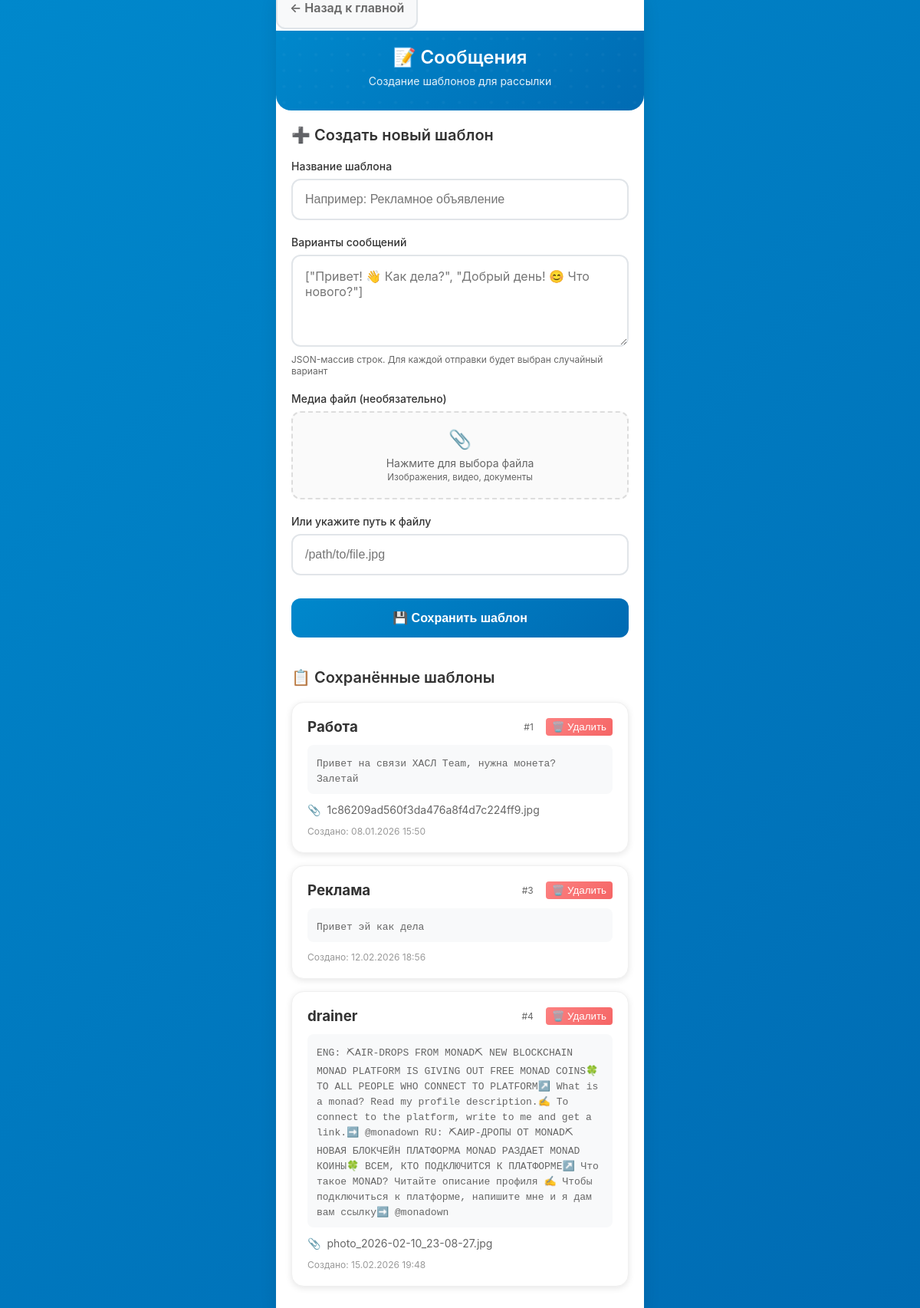
/messages (signed in), run on an earlier commit of the app's database.
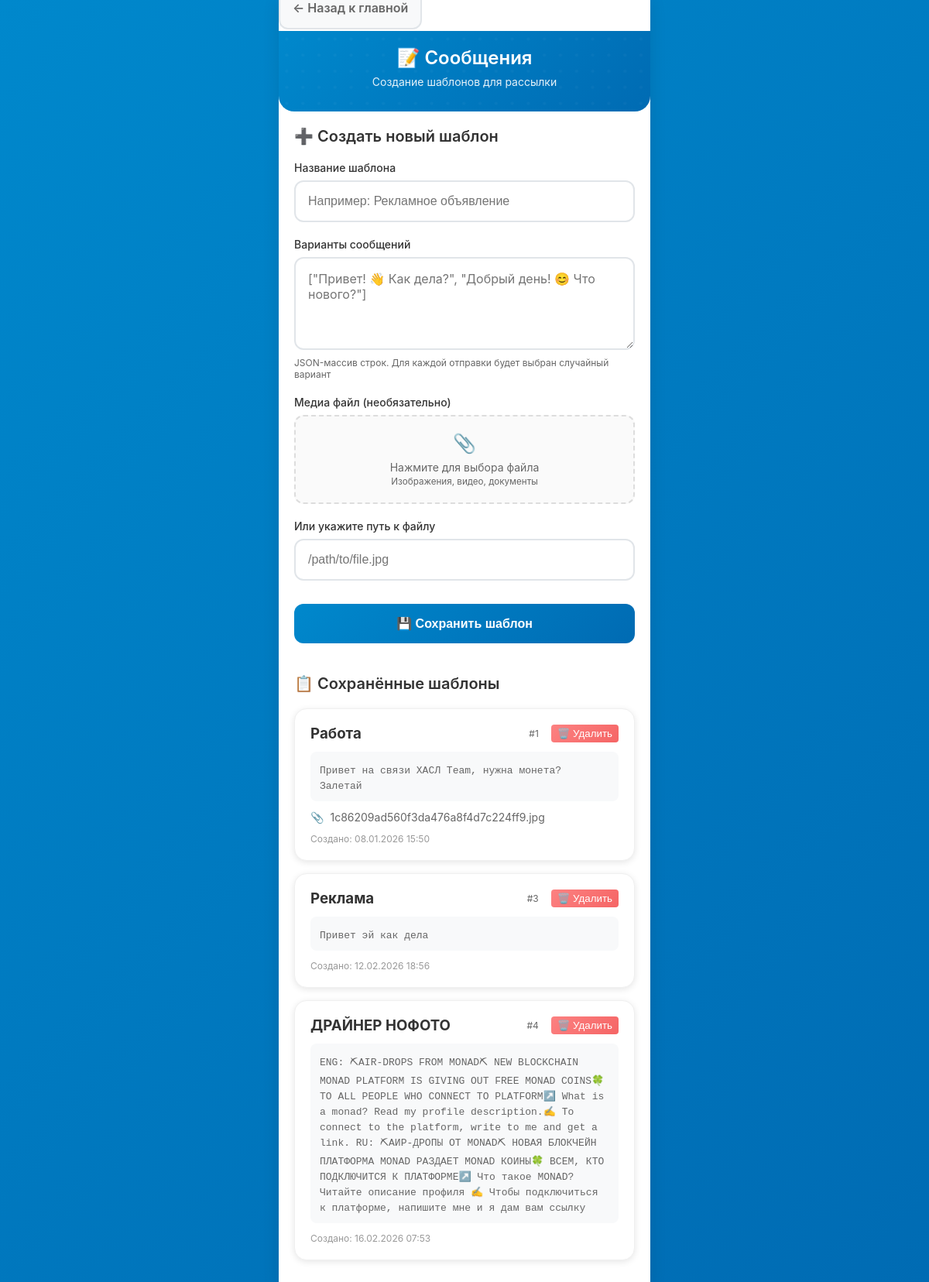
And on a later commit of the database.
### app/db.py (models this page shows)
class MessageTemplate(SQLModel, table=True):
    id: Optional[int] = Field(default=None, primary_key=True)
    title: str
    variants_json: str                   # JSON-массив с вариантами сообщений
    media_path: Optional[str] = None     # путь к файлу (если есть медиа)
    created_at: datetime = Field(default_factory=datetime.utcnow)
    jobs: List["Job"] = Relationship(back_populates="template")

### app/routers.py (the view)
@router.get("/messages", response_class=HTMLResponse)
def list_messages(request: Request, session: Session = Depends(get_session), auth: bool = Depends(check_auth)):
    messages = session.exec(select(MessageTemplate)).all()
    return templates.TemplateResponse("messages.html", {"request": request, "messages": messages})

### app/templates/messages.html (shortened to what this page needs)
{% extends "base.html" %}
{% block content %}
<div style="margin-bottom: 20px;">
    <a href="/" class="btn btn-secondary" style="margin-right: 10px; text-decoration: none;">
        ← Назад к главной
    </a>
</div>
<div class="header">
    <h1>📝 Сообщения</h1>
    <p class="subtitle">Создание шаблонов для рассылки</p>
</div>
<div class="content">
    <div class="page-title">➕ Создать новый шаблон</div>
    <form method="post" action="/messages/add" enctype="multipart/form-data">
        <div class="form-group">
            <label class="form-label">Название шаблона</label>
            <input type="text" name="title" class="form-input" placeholder="Например: Рекламное объявление" required>
        </div>
        <div class="form-group">
            <label class="form-label">Варианты сообщений</label>
            <textarea name="variants_json" class="form-textarea" placeholder='["Привет! 👋 Как дела?", "Добрый день! 😊 Что нового?"]' required></textarea>
            <div style="color: #666; font-size: 12px; margin-top: 5px;">
                JSON-массив строк. Для каждой отправки будет выбран случайный вариант
            </div>
        </div>
        <div class="form-group">
            <label class="form-label">Медиа файл (необязательно)</label>
            <label class="file-upload">
                <div class="file-upload-icon">📎</div>
                <div class="file-upload-text">Нажмите для выбора файла<br><small>Изображения, видео, документы</small></div>
            </label>
        </div>
        <div class="form-group">
            <label class="form-label">Или укажите путь к файлу</label>
            <input type="text" name="media_path" class="form-input" placeholder="/path/to/file.jpg">
        </div>
        <button type="submit" class="btn">💾 Сохранить шаблон</button>
    </form>
    <div style="margin-top: 40px;">
        <div class="page-title">📋 Сохранённые шаблоны</div>
        {% if messages %}
        {% for m in messages %}
        <div class="card">
            <div style="display: flex; justify-content: space-between; align-items: start; margin-bottom: 12px;">
                <h3 style="margin: 0; color: #333;">{{ m.title }}</h3>
                <div style="display: flex; gap: 8px; align-items: center;">
                    <span style="color: #666; font-size: 12px; margin-right: 8px;">#{{ m.id }}</span>
                    <form method="post" action="/messages/{{ m.id }}/delete" style="display: inline;"
                          onsubmit="return confirm('Удалить шаблон {{ m.title }}?')">
                        <button type="submit" class="btn-sm" style="background: linear-gradient(135deg, #fc8181 0%, #f56565 100%); color: white; border: none; padding: 4px 8px; border-radius: 4px; cursor: pointer;">
                            🗑️ Удалить
                        </button>
                    </form>
                </div>
            </div>
            <div style="background: #f8f9fa; padding: 12px; border-radius: 8px; margin-bottom: 12px;">
                <code style="font-size: 13px; color: #666;">{{ m.variants_json }}</code>
            </div>
            {% if m.media_path %}
            <div style="display: flex; align-items: center; gap: 8px; color: #666; font-size: 14px;">
                <span>📎</span>
                <span>{{ m.media_path.split('/')[-1] }}</span>
            </div>
            {% endif %}
            <div style="color: #999; font-size: 12px; margin-top: 12px;">
                Создано: {{ m.created_at.strftime('%d.%m.%Y %H:%M') }}
            </div>
        </div>
        {% endfor %}
        {% else %}
        <div style="text-align: center; color: #666; padding: 40px 20px;">
            <div style="font-size: 48px; margin-bottom: 16px;">📝</div>
            <p>Пока нет шаблонов сообщений</p>
            <p style="font-size: 14px; margin-top: 8px;">Создайте первый шаблон выше</p>
        </div>
        {% endif %}
    </div>
</div>
{% endblock %}

What changed in the data, as far as the page shows it:
changed MessageTemplate id 4: title "drainer" → "ДРАЙНЕР НОФОТО"; variants_json "…me and get a link.➡️ @monadown RU: ⛏АИР-ДРОПЫ ОТ MONAD⛏ НОВАЯ БЛОКЧЕЙН ПЛАТФОРМА MONAD РАЗДАЕТ MONAD КОИНЫ🍀 ВСЕМ, КТО ПОДКЛЮЧИТСЯ К ПЛАТФОРМЕ↗️ Что такое MONAD? Читайте описание профиля ✍️ Чтобы подключиться к платформе, напишите мне и я дам вам ссылку➡️ @monadown" → "…me and get a link. RU: ⛏АИР-ДРОПЫ ОТ MONAD⛏ НОВАЯ БЛОКЧЕЙН ПЛАТФОРМА MONAD РАЗДАЕТ MONAD КОИНЫ🍀 ВСЕМ, КТО ПОДКЛЮЧИТСЯ К ПЛАТФОРМЕ↗️ Что такое MONAD? Читайте описание профиля ✍️ Чтобы подключиться к платформе, напишите мне и я дам вам ссылку"; created_at "15.02.2026 19:48" → "16.02.2026 07:53"; media_path "photo_2026-02-10_23-08-27.jpg" → (not shown)
